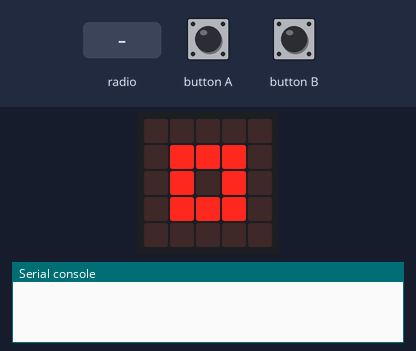
Recording of a program running on a simulated BBC micro:bit (MakeCode). Parts: the board's 5×5 LED display, the last lines printed to the serial console. Inputs (shaded band) come from the test bench. No radio messages arrive unless stated (any console line starting 'radio sent:' is added by the test bench).

Above: at 4.4 s.
4.5 s: radio message "1" arrives
At 5.0 s:
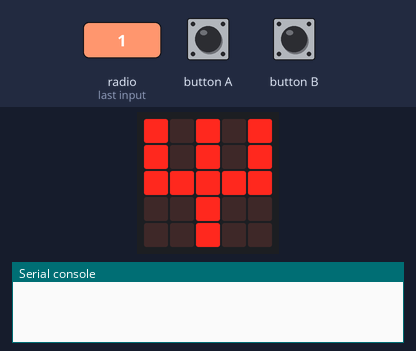
6.0 s: button A pressed for 0.15 s
At 6.8 s:
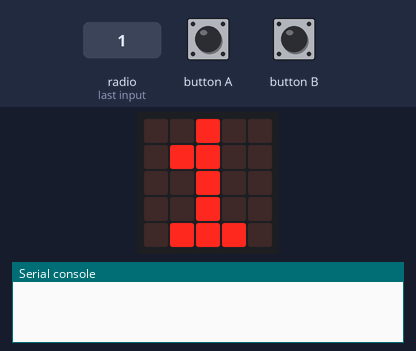
7.6 s: button B pressed for 0.15 s
At 8.1 s:
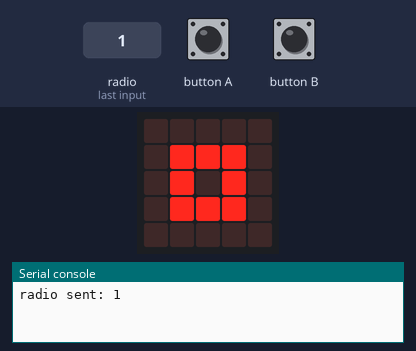
9.2 s: radio message "2" arrives
At 9.8 s:
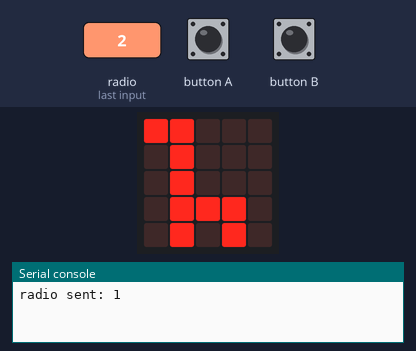
Timing chart, 0 to 11.7 s (numbered marks = the images above; inputs shaded):
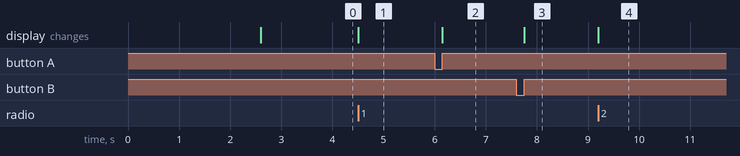

The program:

main.ts
```typescript
radio.onReceivedNumber(function (receivedNumber) {
    if (faze == 0) {
        if (receivedNumber == 1) {
            basic.showIcon(IconNames.Pitchfork)
        } else if (receivedNumber == 2) {
            basic.showIcon(IconNames.Giraffe)
        } else if (receivedNumber == 3) {
            basic.showIcon(IconNames.EighthNote)
        } else if (receivedNumber == 4) {
            basic.showIcon(IconNames.Umbrella)
        } else if (receivedNumber == 5) {
            basic.showIcon(IconNames.Skull)
        } else if (receivedNumber == 6) {
            basic.showIcon(IconNames.TShirt)
        } else if (receivedNumber == 7) {
            basic.showIcon(IconNames.Rollerskate)
        } else if (receivedNumber == 8) {
            basic.showIcon(IconNames.House)
        } else if (receivedNumber == 9) {
            basic.showIcon(IconNames.Target)
        } else if (receivedNumber == 10) {
            basic.showIcon(IconNames.Heart)
        }
        faze = 1
    }
    if (receivedNumber == 99) {
        for (let index = 0; index < 50; index++) {
            basic.showString("KLIC JE NA SPODNI STRANE TRUHLY")
        }
    } else if (receivedNumber == 88) {
        basic.showIcon(IconNames.Happy)
        basic.pause(1000)
        basic.showIcon(IconNames.SmallSquare)
        faze = 0
    }
})
input.onButtonPressed(Button.A, function () {
    if (faze == 1) {
        zadejcislo()
    }
})
input.onButtonPressed(Button.B, function () {
    if (faze == 1) {
        radio.sendNumber(zadanecislo)
        zadanecislo = 0
        basic.showIcon(IconNames.SmallSquare)
        faze = 0
    }
})
function zadejcislo () {
    if (zadanecislo == 9) {
        zadanecislo = 1
    } else {
        zadanecislo += 1
    }
    basic.showNumber(zadanecislo)
}
let zadanecislo = 0
let faze = 0
radio.setGroup(11)
basic.showIcon(IconNames.Square)
basic.pause(2000)
basic.showIcon(IconNames.SmallSquare)
faze = 0
```

test.ts
```typescript
// Tady jsou testy. Při použití tohoto balíčku jako rozšíření nebude zkompilováno.
```

Measured:
- after the input at 4.5 s, the display: changes at once (image 1)
- after the input at 6.0 s, the display: changes after 0.15 s (image 2)
- after the input at 7.6 s, the display: changes after 0.15 s (image 3)
- after the input at 9.2 s, the display: changes at once (image 4)
